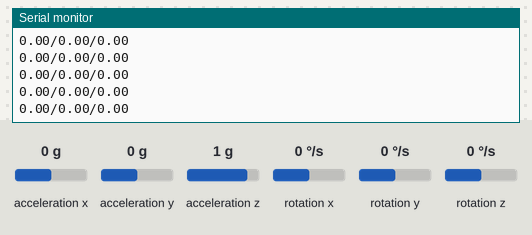
A sketch run on a simulated Arduino Uno, built with avr-gcc and run on an emulated ATmega328P. On the bench: the last lines printed to the serial monitor. Wiring (inferred from the names in the program): MPU-6050 motion sensor at I2C address 0x68. Inputs (shaded band) come from the test bench; at power-on: acceleration z 1 g, acceleration x 0 g, acceleration y 0 g, rotation x 0 °/s, rotation y 0 °/s, rotation z 0 °/s.

Above: at 3.8 s.
3.9 s: acceleration z set to 0 g
At 4.5 s:
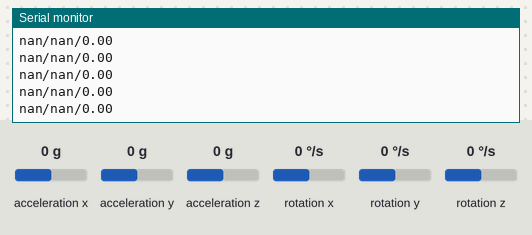
5.8 s: acceleration x set to -1.4 g
At 6.9 s:
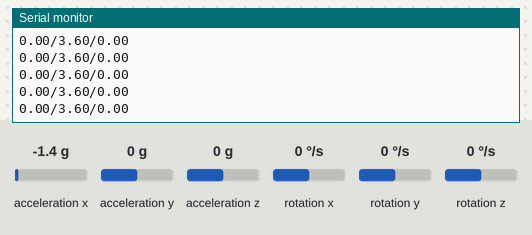
8.8 s: acceleration y set to -1.4 g
At 9.5 s:
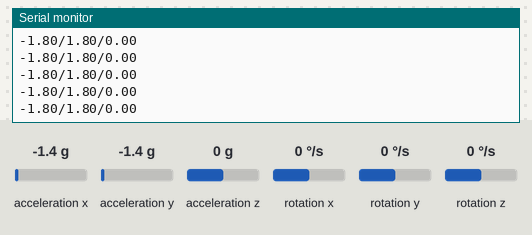
10.3 s: rotation x set to -192 °/s
At 11.2 s:
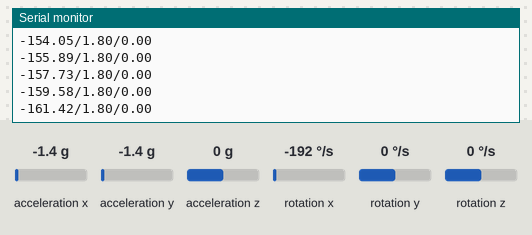
11.8 s: rotation y set to -192 °/s
At 12.5 s:
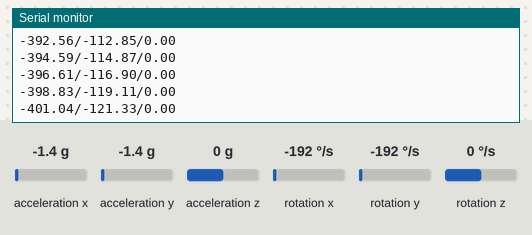
Timing chart, 0 to 14.3 s (numbered marks = the images above; inputs shaded):
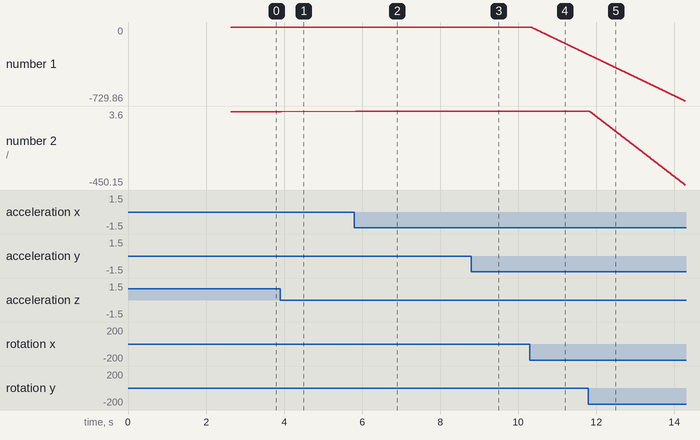

The sketch:

arduino.ino
```cpp
#include <Wire.h>
#include <math.h>

// MPU6050 I2C address
const int MPU = 0x68;

// Raw sensor readings
float AccX, AccY, AccZ;
float GyroX, GyroY, GyroZ;

// Angles from each sensor
float accAngleX, accAngleY;
float gyroAngleX, gyroAngleY, gyroAngleZ;

// Combined angles
float roll, pitch, yaw;

// Offsets / errors found by calibration
float AccErrorX = 0.0, AccErrorY = 0.0;
float GyroErrorX = 0.0, GyroErrorY = 0.0, GyroErrorZ = 0.0;

// Timing
unsigned long currentTime, previousTime;
float elapsedTime;

// Calibration loop counter
int c = 0;

void setup() {
  Serial.begin(19200);
  Serial.println("Setup started!"); // Debug line
  Wire.begin();

  // Wake the MPU6050
  Wire.beginTransmission(MPU);
  Wire.write(0x6B);
  Wire.write(0x00);
  Wire.endTransmission(true);

  // Perform calibration
  calculate_IMU_error();
  delay(100);

  Serial.println("Setup finished!");
}

void loop() {
  // --- Read accelerometer ---
  Wire.beginTransmission(MPU);
  Wire.write(0x3B); // ACCEL_XOUT_H
  Wire.endTransmission(false);
  Wire.requestFrom(MPU, 6, true);

  AccX = (Wire.read() << 8 | Wire.read()) / 16384.0;
  AccY = (Wire.read() << 8 | Wire.read()) / 16384.0;
  AccZ = (Wire.read() << 8 | Wire.read()) / 16384.0;

  // Convert to angles (in degrees)
  accAngleX = atan(AccY / sqrt(AccX * AccX + AccZ * AccZ)) * 180.0 / PI;
  accAngleY = atan(-AccX / sqrt(AccY * AccY + AccZ * AccZ)) * 180.0 / PI;

  // Subtract measured offsets
  accAngleX -= AccErrorX;
  accAngleY -= AccErrorY;

  // --- Read gyroscope ---
  previousTime = currentTime;
  currentTime = millis();
  elapsedTime = (currentTime - previousTime) / 1000.0; // in seconds

  Wire.beginTransmission(MPU);
  Wire.write(0x43); // GYRO_XOUT_H
  Wire.endTransmission(false);
  Wire.requestFrom(MPU, 6, true);

  GyroX = (Wire.read() << 8 | Wire.read()) / 131.0;
  GyroY = (Wire.read() << 8 | Wire.read()) / 131.0;
  GyroZ = (Wire.read() << 8 | Wire.read()) / 131.0;

  // Subtract gyro offsets
  GyroX -= GyroErrorX;
  GyroY -= GyroErrorY;
  GyroZ -= GyroErrorZ;

  // Integrate gyro rates to get angles
  gyroAngleX += GyroX * elapsedTime;
  gyroAngleY += GyroY * elapsedTime;
  yaw        += GyroZ * elapsedTime;

  // --- Complementary filter ---
  roll  = 0.96 * gyroAngleX + 0.04 * accAngleX;
  pitch = 0.96 * gyroAngleY + 0.04 * accAngleY;

  // Print results
  Serial.print(roll);
  Serial.print("/");
  Serial.print(pitch);
  Serial.print("/");
  Serial.println(yaw);
}

// -----------------------------------------------------
// Calculate offsets for the accelerometer and gyro
// (Place the sensor flat and still during this!)
void calculate_IMU_error() {
  AccErrorX = AccErrorY = 0.0;
  GyroErrorX = GyroErrorY = GyroErrorZ = 0.0;
  c = 0;

  // *** Accelerometer calibration ***
  while (c < 200) {
    Wire.beginTransmission(MPU);
    Wire.write(0x3B);
    Wire.endTransmission(false);
    Wire.requestFrom(MPU, 6, true);

    float tmpAccX = (Wire.read() << 8 | Wire.read()) / 16384.0;
    float tmpAccY = (Wire.read() << 8 | Wire.read()) / 16384.0;
    float tmpAccZ = (Wire.read() << 8 | Wire.read()) / 16384.0;

    AccErrorX += (atan(tmpAccY / sqrt(tmpAccX*tmpAccX + tmpAccZ*tmpAccZ)) * 180.0/PI);
    AccErrorY += (atan(-tmpAccX / sqrt(tmpAccY*tmpAccY + tmpAccZ*tmpAccZ)) * 180.0/PI);

    c++;
    delay(5); // small delay
    Serial.print("."); // Debug marker
  }
  Serial.println();

  AccErrorX /= 200.0;
  AccErrorY /= 200.0;

  // *** Gyroscope calibration ***
  c = 0;
  while (c < 200) {
    Wire.beginTransmission(MPU);
    Wire.write(0x43);
    Wire.endTransmission(false);
    Wire.requestFrom(MPU, 6, true);

    float tmpGyroX = (Wire.read() << 8 | Wire.read()) / 131.0;
    float tmpGyroY = (Wire.read() << 8 | Wire.read()) / 131.0;
    float tmpGyroZ = (Wire.read() << 8 | Wire.read()) / 131.0;

    GyroErrorX += tmpGyroX;
    GyroErrorY += tmpGyroY;
    GyroErrorZ += tmpGyroZ;

    c++;
    delay(5);
    Serial.print("_"); // Debug marker
  }
  Serial.println();

  GyroErrorX /= 200.0;
  GyroErrorY /= 200.0;
  GyroErrorZ /= 200.0;

  Serial.println("Calibration done. Offsets:");
  Serial.print("AccErrorX: "); Serial.println(AccErrorX);
  Serial.print("AccErrorY: "); Serial.println(AccErrorY);
  Serial.print("GyroErrorX: "); Serial.println(GyroErrorX);
  Serial.print("GyroErrorY: "); Serial.println(GyroErrorY);
  Serial.print("GyroErrorZ: "); Serial.println(GyroErrorZ);
}
```

Measured:
- after the input at 3.9 s, the serial monitor: prints a new line at once (image 1)
- after the input at 5.8 s, the serial monitor: prints a new line at once (image 2)
- after the input at 8.8 s, the serial monitor: prints a new line at once (image 3)
- after the input at 10.3 s, the serial monitor: prints a new line at once (image 4)
- plotted number 1: 0 → -1.8 after the input at 8.8 s, -1.8 → -270.72 after the input at 10.3 s
- plotted number 2: 0 → 3.6 after the input at 5.8 s, 3.6 → 1.8 after the input at 8.8 s
